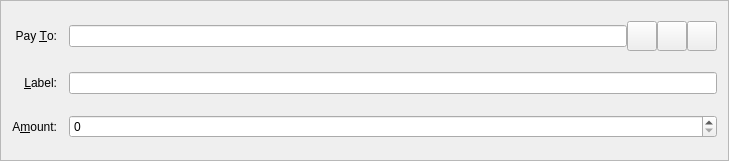
<?xml version="1.0" encoding="UTF-8"?>
<ui version="4.0">
 <class>SendCoinsEntry</class>
 <widget class="QFrame" name="SendCoinsEntry">
  <property name="geometry">
   <rect>
    <x>0</x>
    <y>0</y>
    <width>729</width>
    <height>161</height>
   </rect>
  </property>
  <property name="windowTitle">
   <string>Form</string>
  </property>
  <property name="styleSheet">
   <string notr="true"/>
  </property>
  <property name="frameShape">
   <enum>QFrame::StyledPanel</enum>
  </property>
  <property name="frameShadow">
   <enum>QFrame::Sunken</enum>
  </property>
  <layout class="QGridLayout" name="gridLayout">
   <property name="spacing">
    <number>12</number>
   </property>
   <item row="5" column="0">
    <widget class="QLabel" name="label">
     <property name="text">
      <string>A&amp;mount:</string>
     </property>
     <property name="alignment">
      <set>Qt::AlignRight|Qt::AlignTrailing|Qt::AlignVCenter</set>
     </property>
     <property name="buddy">
      <cstring>payAmount</cstring>
     </property>
    </widget>
   </item>
   <item row="3" column="0">
    <widget class="QLabel" name="label_2">
     <property name="text">
      <string>Pay &amp;To:</string>
     </property>
     <property name="alignment">
      <set>Qt::AlignRight|Qt::AlignTrailing|Qt::AlignVCenter</set>
     </property>
     <property name="buddy">
      <cstring>payTo</cstring>
     </property>
    </widget>
   </item>
   <item row="5" column="1">
    <widget class="BitcoinAmountField" name="payAmount"/>
   </item>
   <item row="4" column="1">
    <layout class="QHBoxLayout" name="horizontalLayout_2">
     <property name="spacing">
      <number>0</number>
     </property>
     <item>
      <widget class="QValidatedLineEdit" name="addAsLabel">
       <property name="enabled">
        <bool>true</bool>
       </property>
       <property name="toolTip">
        <string>Enter a label for this address to add it to your address book</string>
       </property>
       <property name="styleSheet">
        <string notr="true"/>
       </property>
      </widget>
     </item>
    </layout>
   </item>
   <item row="4" column="0">
    <widget class="QLabel" name="label_4">
     <property name="text">
      <string>&amp;Label:</string>
     </property>
     <property name="alignment">
      <set>Qt::AlignRight|Qt::AlignTrailing|Qt::AlignVCenter</set>
     </property>
     <property name="buddy">
      <cstring>addAsLabel</cstring>
     </property>
    </widget>
   </item>
   <item row="3" column="1">
    <layout class="QHBoxLayout" name="payToLayout">
     <property name="spacing">
      <number>0</number>
     </property>
     <item>
      <widget class="QValidatedLineEdit" name="payTo">
       <property name="toolTip">
        <string>The address to send the payment to</string>
       </property>
       <property name="styleSheet">
        <string notr="true"/>
       </property>
       <property name="maxLength">
        <number>102</number>
       </property>
      </widget>
     </item>
     <item>
      <widget class="QToolButton" name="addressBookButton">
       <property name="minimumSize">
        <size>
         <width>30</width>
         <height>30</height>
        </size>
       </property>
       <property name="maximumSize">
        <size>
         <width>30</width>
         <height>30</height>
        </size>
       </property>
       <property name="toolTip">
        <string>Choose address from address book</string>
       </property>
       <property name="text">
        <string/>
       </property>
       <property name="icon">
        <iconset resource="../bitcoin.qrc">
         <normaloff>:/icons/address-book</normaloff>:/icons/address-book</iconset>
       </property>
       <property name="shortcut">
        <string>Alt+A</string>
       </property>
      </widget>
     </item>
     <item>
      <widget class="QToolButton" name="pasteButton">
       <property name="minimumSize">
        <size>
         <width>30</width>
         <height>30</height>
        </size>
       </property>
       <property name="maximumSize">
        <size>
         <width>30</width>
         <height>30</height>
        </size>
       </property>
       <property name="toolTip">
        <string>Paste address from clipboard</string>
       </property>
       <property name="text">
        <string/>
       </property>
       <property name="icon">
        <iconset resource="../bitcoin.qrc">
         <normaloff>:/icons/editpaste</normaloff>:/icons/editpaste</iconset>
       </property>
       <property name="shortcut">
        <string>Alt+P</string>
       </property>
      </widget>
     </item>
     <item>
      <widget class="QToolButton" name="deleteButton">
       <property name="minimumSize">
        <size>
         <width>30</width>
         <height>30</height>
        </size>
       </property>
       <property name="maximumSize">
        <size>
         <width>30</width>
         <height>30</height>
        </size>
       </property>
       <property name="toolTip">
        <string>Remove this recipient</string>
       </property>
       <property name="text">
        <string/>
       </property>
       <property name="icon">
        <iconset resource="../bitcoin.qrc">
         <normaloff>:/icons/remove</normaloff>:/icons/remove</iconset>
       </property>
      </widget>
     </item>
    </layout>
   </item>
  </layout>
 </widget>
 <customwidgets>
  <customwidget>
   <class>QValidatedLineEdit</class>
   <extends>QLineEdit</extends>
   <header>qvalidatedlineedit.h</header>
  </customwidget>
  <customwidget>
   <class>BitcoinAmountField</class>
   <extends>QSpinBox</extends>
   <header>bitcoinamountfield.h</header>
   <container>1</container>
  </customwidget>
 </customwidgets>
 <resources>
  <include location="../bitcoin.qrc"/>
 </resources>
 <connections/>
</ui>
